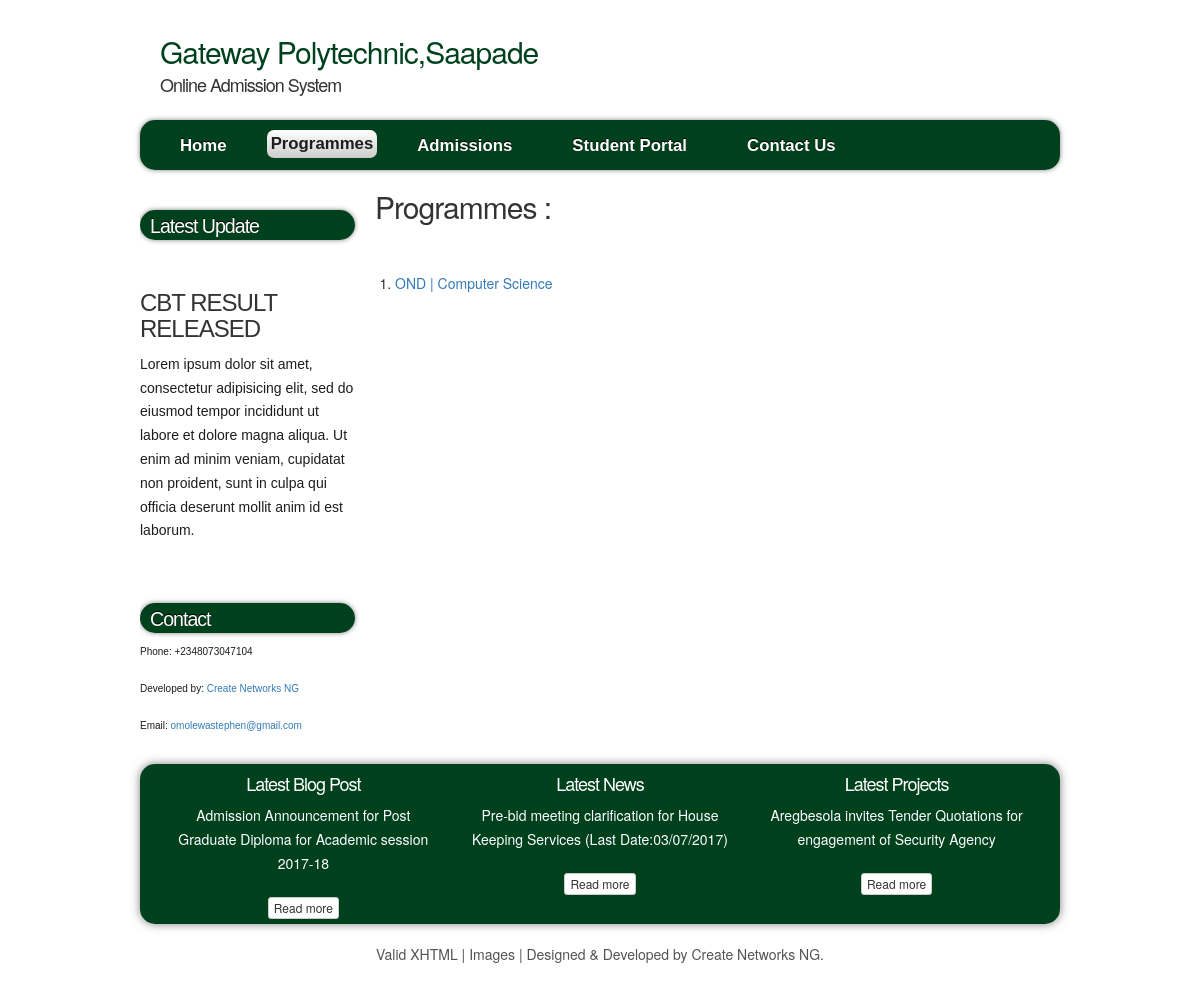
/programmes.php, run on the app's committed database.
### tables this page shows
CREATE TABLE `pages` (
  `id` int(11) NOT NULL,
  `menu_name` varchar(32) NOT NULL,
  `position` int(3) NOT NULL,
  `content` text NOT NULL
);

CREATE TABLE `programs` (
  `id` int(11) NOT NULL,
  `type` varchar(30) NOT NULL,
  `code` varchar(10) NOT NULL,
  `name` varchar(50) NOT NULL,
  `description` text NOT NULL,
  `num_semester` varchar(10) NOT NULL,
  `duration` varchar(10) NOT NULL,
  `eligibility` text NOT NULL,
  `max_duration` varchar(10) NOT NULL
);

### includes/functions.php (called while the page is built, shortened)
<?php
	function get_all_page() {
		global $connection;
		$query = "SELECT *
				FROM pages
				ORDER BY position ASC";
        $page_set = mysql_query($query, $connection);
       	return $page_set;
	}
	function sidebar_navigation_id() {
		if (isset($_GET['page'])) {
			$sel_page = $_GET['page'];
			$sel_page_array = get_all_page_by_id($sel_page);
		} else {
			$sel_page = NULL;
		}
	}
?>

### programmes.php (the view, shortened to what this page needs)
<?php require_once ("includes/header.php");?>
	<div id="content">
        <div class="content_item">
        <h2>Programmes : </h2>
        <?php
            if (!isset($_GET['program'])) {
            echo "<br style=\"clear:both;\" />
                <p><ol>";
                $query = "SELECT * FROM programs";
                $result = mysql_query($query);
                while ($program_array = mysql_fetch_array($result)) {
                    echo "<li><a href=\"programmes.php?program=";
                    echo $program_array['id'];
                    echo "\">{$program_array['code']}  |  {$program_array['name']}</a></li>";
                }
                echo "</ol></p>";
            }
            ?>
        </div>
    </div>
</div>
<?php include 'includes/footer.php';?>

### includes/header.php (shortened to what this page needs)
<?php require_once ("includes/connection.php");?>
<?php require_once ("includes/functions.php");?>
<!DOCTYPE html PUBLIC "-//W3C//DTD XHTML 1.1//EN" "http://www.w3.org/TR/xhtml11/DTD/xhtml11.dtd">
<html xmlns="http://www.w3.org/1999/xhtml" xml:lang="en">
<head>
  <link rel="stylesheet" type="text/css" href="css/style.css" />
   <link rel="stylesheet" type="text/css" href="https://maxcdn.bootstrapcdn.com/bootstrap/3.3.7/css/bootstrap.min.css" />
</head>
<body>
  <div id="main">
    <div id="header">
    <div id="banner">
      <div id="welcome">
        <h2>Gateway Polytechnic,Saapade</h2>
      </div>
      <div id="welcome_slogan">
        <h4>Online Admission System</h4>
      </div>
    </div>
    </div>
    <?php $basename = substr(strtolower(basename($_SERVER['PHP_SELF'])),0,strlen(basename($_SERVER['PHP_SELF']))-4);?>
  <div id="menubar">
      <ul id="menu">
        <li <?php if ($basename == 'index') echo ' class="current"'; ?>><a href="index.php">Home</a></li>
        <li <?php if ($basename == 'programmes') echo ' class="current"'; ?>><a href="programmes.php">Programmes</a></li>
        <li <?php if ($basename == 'admissions') echo ' class="current"'; ?>><a href="adGuide.php">Admissions</a></li>
        <li <?php if ($basename == 'signin') echo ' class="current"'; ?>><a href="signin.php">Student Portal</a></li>
        <li <?php if ($basename == 'contact') echo ' class="current"'; ?>><a href="contact.php">Contact Us</a></li>
      </ul>
    </div>
  <div id="site_content">
<?php
  if (isset($_SESSION['user_id'])) {
  echo "<div class=\"sidebar_container\">
        <div class=\"sidebar\">
        <div class=\"sidebar_item\">
        <h2>Students Dashboard</h2>
        </div>
        </div>";
  $id = $_SESSION['user_id'];
  $query = "SELECT * FROM students WHERE id = {$id}";
  $result = mysql_query($query);
  confirm_query($result);
  $result_set = mysql_fetch_array($result);
  echo "<div class=\"sidebar\">
         <div class=\"sidebar_item\">
         <h4>Welcome  ";
  echo $result_set['surname']." (".$result_set['ref_number'].")";
  echo "</h4>
         <p><ul>
         <li><a href=\"status.php?sid=";
         echo $_SESSION['user_id'];
         echo "\">Check Admission status</a></li>
         <li><a href=\"application.php?sid=";
          echo $_SESSION['user_id'];
         echo "\">Print Application Form</a></li>
         <li><a href=\"schedule.php?sid=";
          echo $_SESSION['user_id'];
         echo "\">Print Examination Schedule</a></li>
         <li><a href=\"logout.php\">Sign Out</a></li>
         </ul></p>
  </div>
  </div>";
  } else {
    echo "<div class=\"sidebar_container\">";
  }
?>
    <div class="sidebar">
      <div class="sidebar_item">
      <h2>Latest Update</h2>
    </div>
    </div>
         <?php
              $page_set = get_all_page();
              while ($page = mysql_fetch_array($page_set)) {
                echo "<div class=\"sidebar\">
                      <div class=\"sidebar_item\">
                      <h3";
                      if($page['id'] == $sel_page) {
                        echo " class=\"selected\"";
                      }
                      echo ">{$page['menu_name']}</h3>
                      <p>{$page['content']}</p>
                  </div>
                </div>";
              }
            ?>
        <div class="sidebar">
          <div class="sidebar_item">
            <h2>Contact</h2>
            <p style="font-size: 10px">Phone: +2348073047104</p>
            <p style="font-size: 10px">Developed by: <a href="facebook.com/createnetworksng">Create Networks NG</a></p>
            <p style="font-size: 10px">Email: <a href="mailto:info@omolewastephen@gmail.com">omolewastephen@gmail.com</a></p>
          </div>
        </div>
       </div>

### includes/footer.php (shortened to what this page needs)
	<div id="content_grey" class="row">
	<div class="col-md-12">
	  <div class="col-md-4">
		<h4>Latest Blog Post</h4>
	    <p> Admission Announcement for Post Graduate Diploma for Academic session 2017-18</p>
		<div>
		  <a href="#" class="btn btn-xs btn-default" >Read more</a>
		</div>
	  </div>
      <div class="col-md-4">
       <h4>Latest News</h4>
	    <p> Pre-bid meeting clarification for House Keeping Services (Last Date:03/07/2017)</p>
	    <div>
		  <a href="#" class="btn btn-xs btn-default">Read more</a>
		</div>
	  </div>
      <div class="col-md-4">
		<h4>Latest Projects</h4>
	    <p> Aregbesola invites Tender Quotations for engagement of Security Agency</p>
	    <div>
		  <a href="#" class="btn btn-xs btn-default">Read more</a>
		</div>
	  </div>
	  <br style="clear:both"/>
    </div>
   </div>
  </div>
  <div id="footer">
	  <a href="http://validator.w3.org/check?uri=referer">Valid XHTML</a> | <a href="http://fotogrph.com/">Images</a> | Designed & Developed by <a href="https://www.facebook.com/lewabloke">Create Networks NG</a>.
  </div>
</body>
</html>

### data on the page
pages: menu_name "CBT RESULT RELEASED", content "Lorem ipsum dolor sit amet, consectetur adipisicing elit, sed do eiusmod tempor incididunt ut labore et dolore magna aliqua. Ut enim ad minim veniam, cupidatat non proident, sunt in culpa qui officia deserunt mollit anim id est laborum."
programs: code "OND", name "Computer Science"
